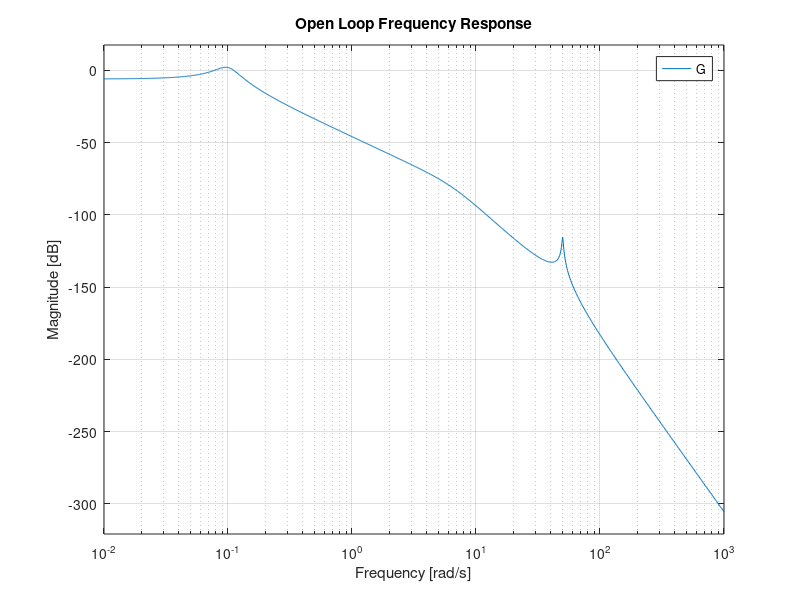

Write MATLAB code to recreate this figure. (Note: this script raises an error after producing the figure.)
clear; clc; close all;

%% Helicopter Model

s = tf('s');

Om1 = 0.1; z1 = 0.2; % Phugoid
Om2 = 6.5; z2 = 0.7; % Short period
Om3 = 50; z3 = 0.01; % Flex mode

G1 = tf(Om1^2,[1 2*z1*Om1 Om1^2]);
G2 = tf(Om2^2,[1 2*z2*Om2 Om2^2]);
G3 = tf(Om3^2,[1 2*z3*Om3 Om3^2]);
G = 0.5*G1*G2*G3;

figure(1)
bodemag(G); title('Open Loop Frequency Response')
% print -depsc plantBode.eps

dt = 0.01; Fs = 1/dt;
F = 1/(s/5+1);
T = 0:dt:200;

%% Lead/Lag Controller

K = 30; %With only proportional control the system oscillates. Needs dampening

%Introduce Lead and Lag compensators

z1 = 0.1;
p1 = 11;
z2 = 0.3;
p2 = 0.25;

Lead = ((s/z1)+1)/((s/p1)+1);  %where p>>z>0

Lag = ((s+z2)/(s+p2)); %z>p>0 but z is close to p

%Having lots of issues with steady state error with just
%Lead/Lag

Ki = 5;

C = K*Lead*Lag + Ki/s;

Gyr = C*G/(1+C*G);

%% Time Simulation

Y1 = step(Gyr,T);

S = stepinfo(Y1)

figure(2); clf;
subplot(2,2,1); plot(T,Y1,'Linewidth',1); title('Gyr: Step Response'); xlabel('Time (s)'); grid on;

subplot(2,2,3); bodemag(Gyr); title('Gyr: Frequency Response'); grid on;